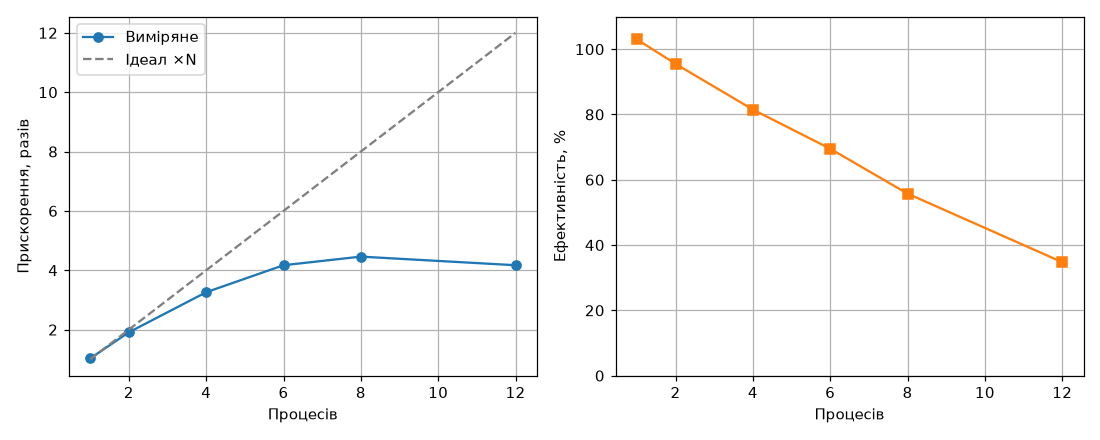

The script that saved this image:
import matplotlib.pyplot as plt

n = [1, 2, 4, 6, 8, 12]
pryskorennya = [1.03, 1.91, 3.26, 4.17, 4.46, 4.17]

fig, (a1, a2) = plt.subplots(1, 2, figsize=(10, 4))

a1.plot(n, pryskorennya, "o-", label="Виміряне")
a1.plot(n, n, "--", color="gray", label="Ідеал ×N")
a1.set_xlabel("Процесів");
a1.set_ylabel("Прискорення, разів")
a1.legend();
a1.grid(True)

a2.plot(n, [s / k * 100 for s, k in zip(pryskorennya, n)], "s-", color="tab:orange")
a2.set_xlabel("Процесів");
a2.set_ylabel("Ефективність, %")
a2.set_ylim(0, 110);
a2.grid(True)

fig.tight_layout()
fig.savefig("grafik.png", dpi=110)
